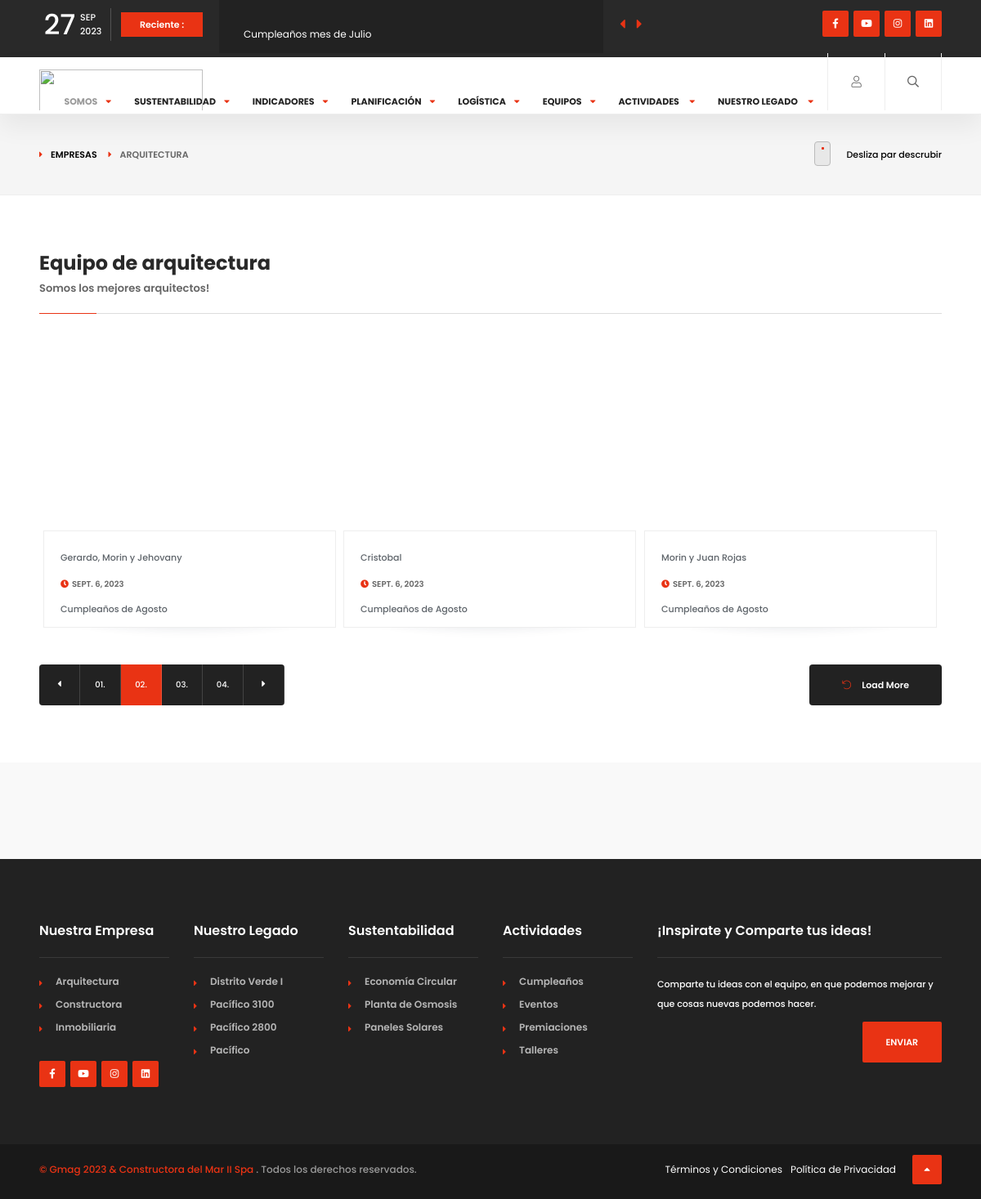
The page /detalle_actividades/4/ on the database its author committed.
### contenido/models.py (models this page shows, shortened)
class Actividade(models.Model):
    categoria_actividad = models.CharField(verbose_name="Categoria Actividad", max_length=10, blank=False, null=False, choices=CAT_ACT_CHOISES,
                                              default=event)
    nombre_actividad = models.CharField(verbose_name="Actividad", max_length=80, blank=False,null=False)
    portada_actividad = models.ImageField(verbose_name="Portada", upload_to='actividades/portadas', null=True)
    fecha_actividad = models.DateField(verbose_name="Fecha Actividad", null=True)
    resegna_actividad = models.TextField(verbose_name="Reseña de la Actividad")
    mostrar_inicio = models.CharField(verbose_name="Mostrar en Inicio", max_length=10, blank=False, null=False, choices=SHOW_CHOISES,
                                              default=hide)
    is_active_actividad = models.CharField(verbose_name="Estado Actividad", max_length=10, blank=False, null=False, choices=IS_ACTIVE_CHOICES,
                                              default=is_active)
    def __str__(self):
        return self.nombre_actividad
    class Meta:
        db_table = "actividad"

class Img_Actividade(models.Model):
    titulo_imagen = models.TextField(verbose_name="Titulo Imagen", blank=False,null=False)
    fecha_imagen = models.DateField(verbose_name="Fecha Imagen")
    img_actividad = models.ImageField(verbose_name="Imagen", upload_to='actividades')
    actividad = models.ForeignKey(Actividade,verbose_name="Actividad Asociada",  on_delete=models.CASCADE)
    is_active_img = models.CharField(verbose_name="Esatdo Imagen", max_length=10, blank=False, null=False, choices=IS_ACTIVE_CHOICES,
                                              default=is_active)
    class Meta:
        db_table = "img_actividad"

### blogapp/views.py (the view)
# urls.py: path('detalle_actividades/<int:actividad_id>/', views.detalle_actividades, name="Actividad"),
def detalle_actividades(request, actividad_id):
    fotos = Img_Actividade.objects.filter(actividad=actividad_id)
    data_common = datos_comunes()  # Diccionario global
    return render(request, "actividades/galeria_actividad.html", {'fotos': fotos,
                                                                  **data_common})

### templates/actividades/galeria_actividad.html (shortened to what this page needs)
{% extends "pages/base.html" %}
{% load static %}
{% block contenido %}
<div class="breadcrumbs-header fl-wrap">
    <div class="container">
        <div class="breadcrumbs-header_url">
            <a href="#">Empresas</a>
            <span>Arquitectura</span>
        </div>
        <div class="scroll-down-wrap">
            <div class="mousey">
                <div class="scroller"></div>
            </div>
            <span>Desliza par descrubir</span>
        </div>
    </div>
</div>
<section>
    <div class="container">
        <div class="main-container fl-wrap">
            <div class="section-title">
                <h2>Equipo de arquitectura</h2>
                <h4>Somos los mejores arquitectos!</h4>
            </div>
            <div class="grid-post-wrap gallery-items">
                {% for foto in fotos %}
                <div class="gallery-item">
                    <div class="grid-post-item  bold_gpi  fl-wrap">
                        <div class="grid-post-media">
                        </div>
                        <div class="grid-post-content">
                            <p>{{foto.titulo_imagen}}</p>
                            <span class="post-date"><i class="far fa-clock"></i>{{foto.fecha_imagen}}</span>
                            <p>{{foto.actividad}}</p>
                        </div>
                    </div>
                </div>
                {% endfor %}
            </div>
            <div class="load-more_btn"><i class="fal fa-undo"></i>Load More</div>
            <div class="pagination">
                <a href="#" class="prevposts-link"><i class="fas fa-caret-left"></i></a>
                <a href="#">01.</a>
                <a href="#" class="current-page">02.</a>
                <a href="#">03.</a>
                <a href="#">04.</a>
                <a href="#" class="nextposts-link"><i class="fas fa-caret-right"></i></a>
            </div>
        </div>
    </div>
</section>
<div class="gray-bg ad-wrap fl-wrap">
    <div class="content-banner-wrap">
    </div>
</div>
{% endblock contenido %}

### templates/pages/base.html (shortened to what this page needs)
{% load static %}
<!DOCTYPE HTML>
<html lang="en">
<head>
    <link type="text/css" rel="stylesheet" href="{% static 'css/plugins.css' %}">
    <link type="text/css" rel="stylesheet" href="{% static 'css/style.css' %}">
    <link type="text/css" rel="stylesheet" href="{% static 'css/color.css'%}">
</head>
<body>
<div id="main">
    <header class="main-header">
        <div class="top-bar fl-wrap">
            <div class="container">
                <div class="date-holder">
                    <span class="date_num"></span>
                    <span class="date_mounth"></span>
                    <span class="date_year"></span>
                </div>
                <div class="header_news-ticker-wrap">
                    <div class="hnt_title">Reciente :</div>
                    <div class="header_news-ticker fl-wrap">
                        <ul>
                            {% for actividad in actividades%}
                            <li><a href="#">{{actividad.nombre_actividad}}</a></li>
                            {% endfor %}
                        </ul>
                    </div>
                    <div class="n_contr-wrap">
                        <div class="n_contr p_btn"><i class="fas fa-caret-left"></i></div>
                        <div class="n_contr n_btn"><i class="fas fa-caret-right"></i></div>
                    </div>
                </div>
                <ul class="topbar-social">
                    <li><a href="#" target="_blank"><i class="fab fa-facebook-f"></i></a></li>
                    <li><a href="#" target="_blank"><i class="fab fa-youtube"></i></a></li>
                    <li><a href="#" target="_blank"><i class="fab fa-instagram"></i></a></li>
                    <li><a href="#" target="_blank"><i class="fab fa-linkedin"></i></a></li>
                </ul>
            </div>
        </div>
        <div class="header-inner fl-wrap">
            <div class="container">
                <a href="{% url 'Home' %}" class="logo-holder"><img src="{% static 'images/newlogo.png' %}" alt=""></a>
                <div class="search_btn htact show_search-btn"><i class="far fa-search"></i> </div>
                <div class="srf_btn htact show-reg-form"><i class="fal fa-user"></i> <span class="header-tooltip">Sign In</span>
                </div>
                <div class="nav-holder main-menu">
                    <nav>
                        <ul>
                            <li>
                                <a href="#" class="act-link">Somos</a>
                            </li>
                            <li>
                                <a href="#">Sustentabilidad<i class="fas fa-caret-down"></i></a>
                            </li>
                            <li>
                                <a href="#">Indicadores<i class="fas fa-caret-down"></i></a>
                            </li>
                            <li>
                                <a href="#">Planificación<i class="fas fa-caret-down"></i></a>
                            </li>
                            <li>
                                <a href="#">Logística<i class="fas fa-caret-down"></i></a>
                            </li>
                            <li><a href="#">Equipos<i class="fas fa-caret-down"></i></a>
                            </li>
                            <li>
                                <a href="#">Actividades <i class="fas fa-caret-down"></i></a>
                            </li>
                            <li>
                                <a href="#">Nuestro Legado <i class="fas fa-caret-down"></i></a>
                            </li>
                        </ul>
                    </nav>
                </div>
            </div>
        </div>
    </header>
    <div id="wrapper">
        <div class="content">
            {% block contenido %}
            {% endblock contenido %}
        </div>
        <footer class="fl-wrap main-footer">
            <div class="container">
                <div class="footer-widget-wrap fl-wrap">
                    <div class="row">
                        <div class="col-md-2">
                            <div class="footer-widget">
                                <div class="footer-widget-title">Nuestra Empresa</div>
                                <div class="footer-widget-content">
                                    <div class="footer-list footer-box fl-wrap">
                                        <ul>
                                            <li><a href="#">Arquitectura</a></li>
                                            <li><a href="#">Constructora</a></li>
                                            <li><a href="#">Inmobiliaria</a></li>
                                        </ul>
                                    </div>
                                </div>
                                <div class="footer-social fl-wrap">
                                    <ul>
                                        <li><a href="https://www.facebook.com/icpacifico?mibextid=ZbWKwL"
                                               target="_blank"><i class="fab fa-facebook-f"></i></a></li>
                                        <li><a href="https://youtube.com/@ICPacifico?si=KJ89M2mSK5JeY9iA"
                                               target="_blank"><i class="fab fa-youtube"></i></a></li>
                                        <li><a href="https://instagram.com/costanerapacifico?igshid=NjIwNzIyMDk2Mg=="
                                               target="_blank"><i class="fab fa-instagram"></i></a></li>
                                        <li><a href="https://www.linkedin.com/company/inmobiliaria-costanera-pacifico/"
                                               target="_blank"><i class="fab fa-linkedin"></i></a></li>
                                    </ul>
                                </div>
                            </div>
                        </div>
                        <div class="col-md-2">
                            <div class="footer-widget">
                                <div class="footer-widget-title">Nuestro Legado</div>
                                <div class="footer-widget-content">
                                    <div class="footer-list footer-box fl-wrap">
                                        <ul>
                                            <li><a href="{% url 'Proyecto' 4 %}">Distrito Verde I</a></li>
                                            <li><a href="{% url 'Proyecto' 3 %}">Pacífico 3100</a></li>
                                            <li><a href="{% url 'Proyecto' 2 %}">Pacífico 2800</a></li>
                                            <li><a href="{% url 'Proyecto' 1 %}">Pacífico</a></li>
                                        </ul>
                                    </div>
                                </div>
                            </div>
                        </div>
                        <div class="col-md-2">
                            <div class="footer-widget">
                                <div class="footer-widget-title">Sustentabilidad</div>
                                <div class="footer-widget-content">
                                    <div class="footer-list footer-box fl-wrap">
                                        <ul>
                                            <li><a href="{% url 'Practica' 1 %}">Economía Circular</a></li>
                                            <li><a href="{% url 'Practica' 2 %}">Planta de Osmosis</a></li>
                                            <li><a href="{% url 'Practica' 3 %}">Paneles Solares</a></li>
                                        </ul>
                                    </div>
                                </div>
                            </div>
                        </div>
                        <div class="col-md-2">
                            <div class="footer-widget">
                                <div class="footer-widget-title">Actividades</div>
                                <div class="footer-widget-content">
                                    <div class="footer-list footer-box fl-wrap">
                                        <ul>
                                            <li><a href="{% url 'List_Cumples' %}">Cumpleaños</a></li>
                                            <li><a href="{% url 'List_Eventos' %}">Eventos</a></li>
                                            <li><a href="{% url 'List_Premiaciones' %}">Premiaciones</a></li>
                                            <li><a href="{% url 'List_Talleres' %}">Talleres</a></li>
                                        </ul>
                                    </div>
                                </div>
                            </div>
                        </div>
                        <div class="col-md-4">
                            <div class="footer-widget">
                                <div class="footer-widget-title">¡Inspirate y Comparte tus ideas!</div>
                                <div class="footer-widget-content">
                                    <div class="subcribe-form fl-wrap">
                                        <p>Comparte tu ideas con el equipo, en que podemos mejorar y que cosas nuevas
                                            podemos
                                            hacer.</p>
                                        <form method="post">
                                            <button type="submit" id="subscribe-button"
                                                    class="subscribe-button color-bg">Enviar
                                            </button>
                                        </form>
                                    </div>
                                </div>
                            </div>
                        </div>
                    </div>
                </div>
            </div>
            <div class="footer-bottom fl-wrap">
                <div class="container">
                    <div class="copyright"><span>&#169; Gmag 2023 & Constructora del Mar II Spa</span> . Todos los
                        derechos reservados.
                    </div>
                    <div class="to-top"><i class="fas fa-caret-up"></i></div>
                    <div class="subfooter-nav">
                        <ul>
                            <li><a href="#">Términos y Condiciones</a></li>
                            <li><a href="#">Política de Privacidad</a></li>
                        </ul>
                    </div>
                </div>
            </div>
        </footer>
    </div>
</div>
</body>
</html>

### rows shown on the page
Actividade: nombre_actividad "Cumpleaños mes de Julio"
Img_Actividade: titulo_imagen "Gerardo, Morin y Jehovany", fecha_imagen "SEPT. 6, 2023", actividad "Cumpleaños de Agosto"
Img_Actividade: titulo_imagen "Cristobal", fecha_imagen "SEPT. 6, 2023", actividad "Cumpleaños de Agosto"
Img_Actividade: titulo_imagen "Morin y Juan Rojas", fecha_imagen "SEPT. 6, 2023", actividad "Cumpleaños de Agosto"
